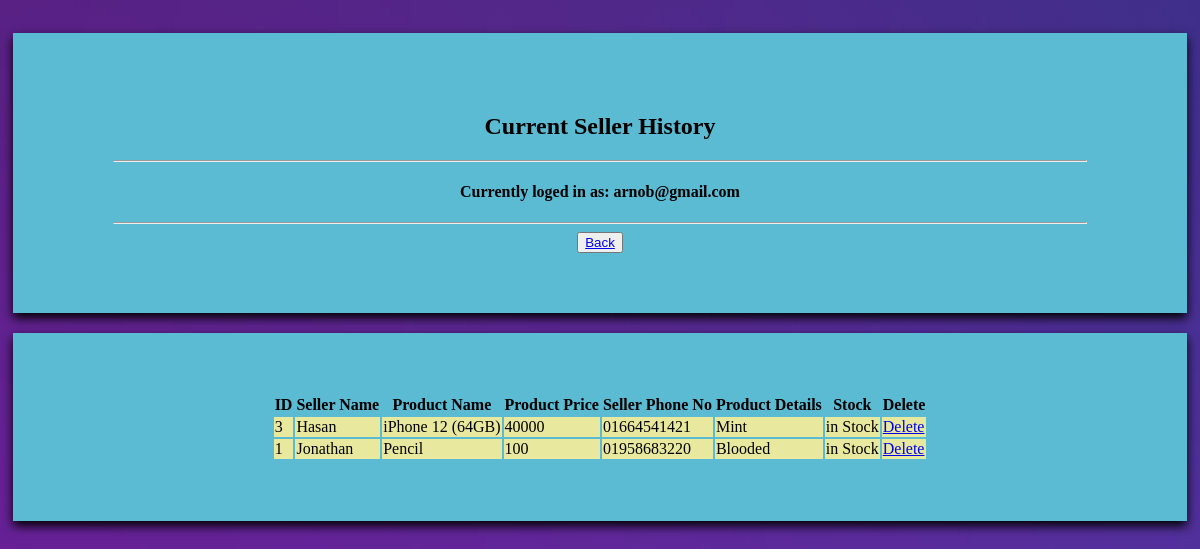
The page /Admin/view/admin_seller_info.php (signed in) on the database its author committed.
### tables this page shows
CREATE TABLE `seller_table` (
  `id` int(100) NOT NULL,
  `s_uname` varchar(100) NOT NULL,
  `up_product_name` varchar(100) NOT NULL,
  `up_product_price` int(100) NOT NULL,
  `s_phone` varchar(100) NOT NULL,
  `product_details` varchar(100) NOT NULL,
  `stock` varchar(20) NOT NULL,
  `s_address` varchar(250) NOT NULL
);

### Admin/model/admin_db.php (called while the page is built, shortened)
<?php
class db
{
function showSeller($conn,$seller_table)
{
    $sql = "SELECT * FROM $seller_table";
    $result = $conn->query($sql);
    return $result;
}
}
?>

### Admin/view/admin_seller_info.php (the view, shortened to what this page needs)
<?php
include("../model/admin_db.php");
?>
<html>
    <body>
    <head>
<link rel="stylesheet" type="text/css" href="../css/admin_welcome_style.css">
</head>
<body background="../uploads/admin/admin_registration_background.jpg">
<form>
<h2><center>Current Seller History</center></h2>
<hr size="2" width="100%">
<h4><center>Currently loged in as: <?php echo $_SESSION["email"];?></center></h4>
<hr size="2" width="100%">
<center><button><a href="../view/admin_history.php">Back</a></button></center>
</form>
<form>
<center>
    <?php
$connection = new db();
$conobj=$connection->openCon();
$result=$connection->showSeller($conobj,'seller_table');
    echo "<table><tr><th>ID</th><th>Seller Name</th><th>Product Name</th><th>Product Price</th><th>Seller Phone No</th><th>Product Details</th><th>Stock</th><th>Delete</th></tr>";
    while($row = $result->fetch_assoc())
    {
    echo "<tr><td>".$row["id"]."</td><td>".$row["s_uname"]."</td><td>".$row["up_product_name"]."</td><td>".$row["up_product_price"]."</td><td>".$row["s_phone"]."</td><td>".$row["product_details"]."</td><td>".$row["stock"]."</td><td><a href='admin_seller_info.php?id=".$row['id']."' > Delete </a></td></tr>";
    }
    ?>
    </body>
</html>

### Admin/css/admin_welcome_style.css (style rules this page uses)
* { box-sizing: border-box; }
body { padding: 5px; }
body form { margin-top: 20px; }
form { background-color: rgb(91, 187, 211); padding: 60px 100px; box-shadow: 0px 5px 10px black; }
td { background-color: rgb(232, 232, 158); }

### rows shown on the page
seller_table: id "3", s_uname "Hasan", up_product_name "iPhone 12 (64GB)", up_product_price "40000", s_phone "01664541421", product_details "Mint", stock "in Stock"
seller_table: id "1", s_uname "Jonathan", up_product_name "Pencil", up_product_price "100", s_phone "01958683220", product_details "Blooded", stock "in Stock"

### other values the page prints
$_SESSION["email"] "arnob@gmail.com"
